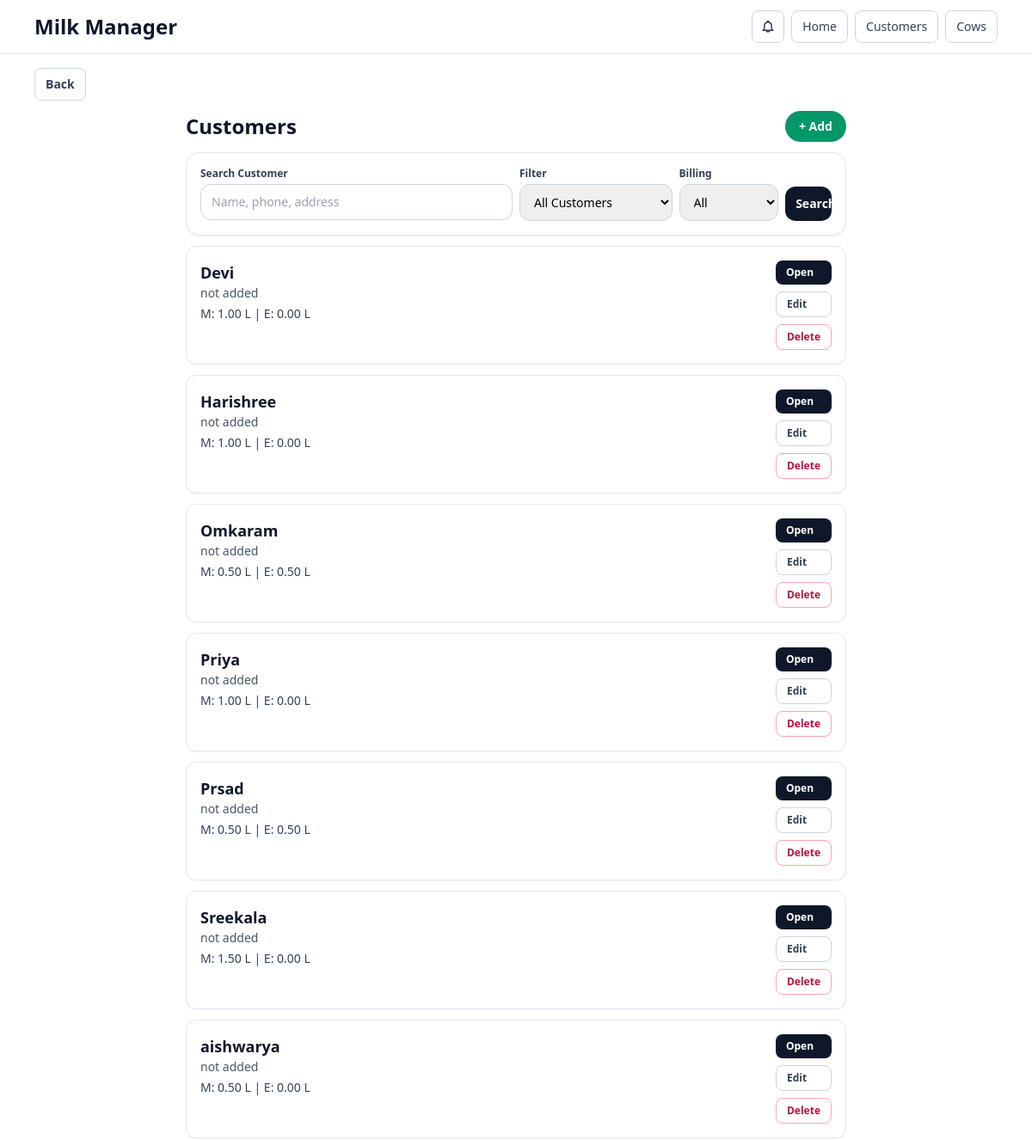
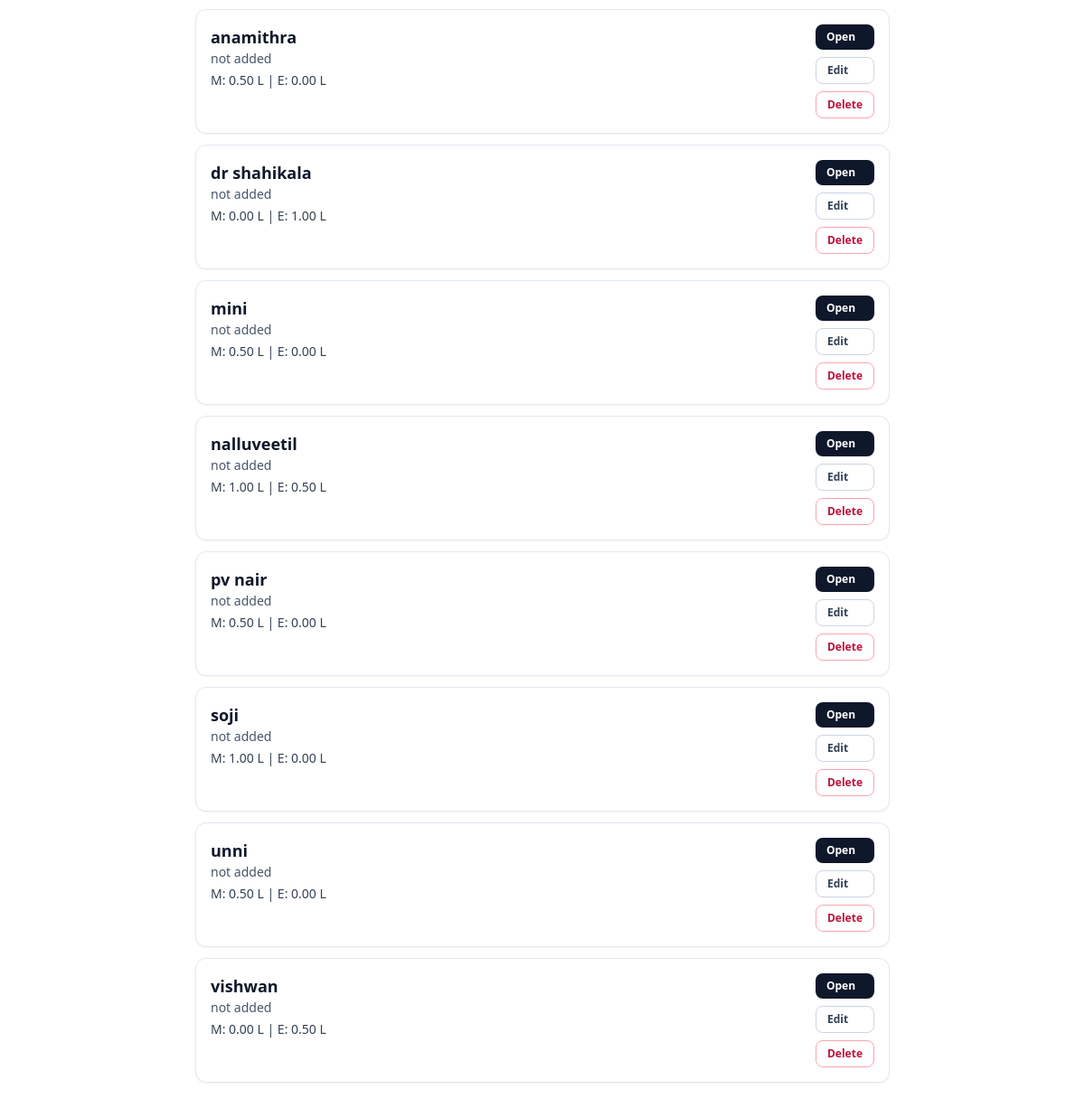
The app's page /customers/ with its own data (2 pictures, top to bottom).
### dairy/models.py (models this page shows, shortened)
class Customer(models.Model):
    name = models.CharField(max_length=120)
    whatsapp_number = models.CharField(max_length=20)
    morning_litre = models.DecimalField(max_digits=6, decimal_places=2, default=Decimal('0.00'))
    evening_litre = models.DecimalField(max_digits=6, decimal_places=2, default=Decimal('0.00'))
    address = models.TextField(blank=True)
    class Meta:
        ordering = ['name']

### dairy/views.py (the view)
# urls.py: path('customers/', views.customer_list, name='customer_list'),
def customer_list(request):
    query = (request.GET.get('q') or '').strip()
    shift = (request.GET.get('shift') or 'all').strip()
    billing = (request.GET.get('billing') or 'all').strip()
    customers = Customer.objects.all()
    if query:
        customers = customers.filter(
            Q(name__icontains=query) | Q(whatsapp_number__icontains=query) | Q(address__icontains=query)
        )
    if shift == 'morning':
        customers = customers.filter(morning_litre__gt=0)
    elif shift == 'evening':
        customers = customers.filter(evening_litre__gt=0)
    if billing == 'pending':
        today = date.today()
        pending_ids = MonthlyBill.objects.filter(year=today.year, month=today.month, is_paid=False).values_list(
            'customer_id', flat=True
        )
        customers = customers.filter(id__in=pending_ids)
    return render(
        request,
        'dairy/customer_list.html',
        {
            'customers': customers,
            'query': query,
            'shift': shift,
            'billing': billing,
        },
    )

### dairy/templates/dairy/customer_list.html (shortened to what this page needs)
{% extends 'base.html' %}
{% block content %}
<div class="mx-auto max-w-3xl space-y-3">
  <div class="flex items-center justify-between">
    <h1 class="text-2xl font-bold text-slate-900">Customers</h1>
    <a href="{% url 'customer_create' %}" class="rounded-full bg-emerald-600 px-4 py-2 text-sm font-semibold text-white hover:bg-emerald-700">+ Add</a>
  </div>
  <div class="rounded-2xl border border-slate-200 bg-white p-3 shadow-sm md:p-4">
    <form method="get" class="hidden md:grid md:grid-cols-12 md:gap-2">
      <div class="md:col-span-6">
        <label class="mb-1 block text-xs font-semibold text-slate-700">Search Customer</label>
        <input type="text" name="q" value="{{ query }}" placeholder="Name, phone, address" class="w-full rounded-xl border border-slate-300 px-3 py-2.5 text-sm outline-none focus:border-slate-500">
      </div>
      <div class="md:col-span-3">
        <label class="mb-1 block text-xs font-semibold text-slate-700">Filter</label>
        <select name="shift" class="w-full rounded-xl border border-slate-300 px-3 py-2.5 text-sm outline-none focus:border-slate-500">
          <option value="all" {% if shift == 'all' %}selected{% endif %}>All Customers</option>
        </select>
      </div>
      <div class="md:col-span-2">
        <label class="mb-1 block text-xs font-semibold text-slate-700">Billing</label>
        <select name="billing" class="w-full rounded-xl border border-slate-300 px-3 py-2.5 text-sm outline-none focus:border-slate-500">
          <option value="all" {% if billing == 'all' %}selected{% endif %}>All</option>
        </select>
      </div>
      <div class="md:col-span-1 md:flex md:items-end">
        <button class="w-full rounded-xl bg-slate-900 px-3 py-2.5 text-sm font-semibold text-white">Search</button>
      </div>
    </form>
  </div>
  {% for customer in customers %}
    <div class="rounded-xl border border-slate-200 bg-white p-4 shadow-sm">
      <div class="flex items-start justify-between gap-3">
        <div>
          <h3 class="text-lg font-semibold text-slate-900">{{ customer.name }}</h3>
          <div class="text-sm text-slate-600">{{ customer.whatsapp_number }}</div>
          <div class="mt-1 text-sm text-slate-700">M: {{ customer.morning_litre }} L | E: {{ customer.evening_litre }} L</div>
        </div>
        <div class="flex flex-col gap-2">
          <a href="{% url 'customer_detail' customer.pk %}" class="rounded-lg bg-slate-900 px-3 py-1.5 text-xs font-semibold text-white">Open</a>
          <a href="{% url 'customer_update' customer.pk %}" class="rounded-lg border border-slate-300 px-3 py-1.5 text-xs font-semibold text-slate-700">Edit</a>
          <a href="{% url 'customer_delete' customer.pk %}" class="rounded-lg border border-rose-300 px-3 py-1.5 text-xs font-semibold text-rose-700">Delete</a>
        </div>
      </div>
    </div>
  {% empty %}
    <div class="rounded-xl border border-slate-200 bg-white p-4 text-sm text-slate-600">No customers yet. Add your first customer.</div>
  {% endfor %}
</div>
{% endblock %}

### records on screen
Customer: name "Devi", whatsapp_number "not added", morning_litre "1.00", evening_litre "0.00"
Customer: name "Harishree", whatsapp_number "not added", morning_litre "1.00", evening_litre "0.00"
Customer: name "Omkaram", whatsapp_number "not added", morning_litre "0.50", evening_litre "0.50"
Customer: name "Priya", whatsapp_number "not added", morning_litre "1.00", evening_litre "0.00"
Customer: name "Prsad", whatsapp_number "not added", morning_litre "0.50", evening_litre "0.50"
Customer: name "Sreekala", whatsapp_number "not added", morning_litre "1.50", evening_litre "0.00"
Customer: name "aishwarya", whatsapp_number "not added", morning_litre "0.50", evening_litre "0.00"
Customer: name "anamithra", whatsapp_number "not added", morning_litre "0.50", evening_litre "0.00"
Customer: name "dr shahikala", whatsapp_number "not added", morning_litre "0.00", evening_litre "1.00"
Customer: name "mini", whatsapp_number "not added", morning_litre "0.50", evening_litre "0.00"
Customer: name "nalluveetil", whatsapp_number "not added", morning_litre "1.00", evening_litre "0.50"
Customer: name "pv nair", whatsapp_number "not added", morning_litre "0.50", evening_litre "0.00"
Customer: name "soji", whatsapp_number "not added", morning_litre "1.00", evening_litre "0.00"
Customer: name "unni", whatsapp_number "not added", morning_litre "0.50", evening_litre "0.00"
Customer: name "vishwan", whatsapp_number "not added", morning_litre "0.00", evening_litre "0.50"
